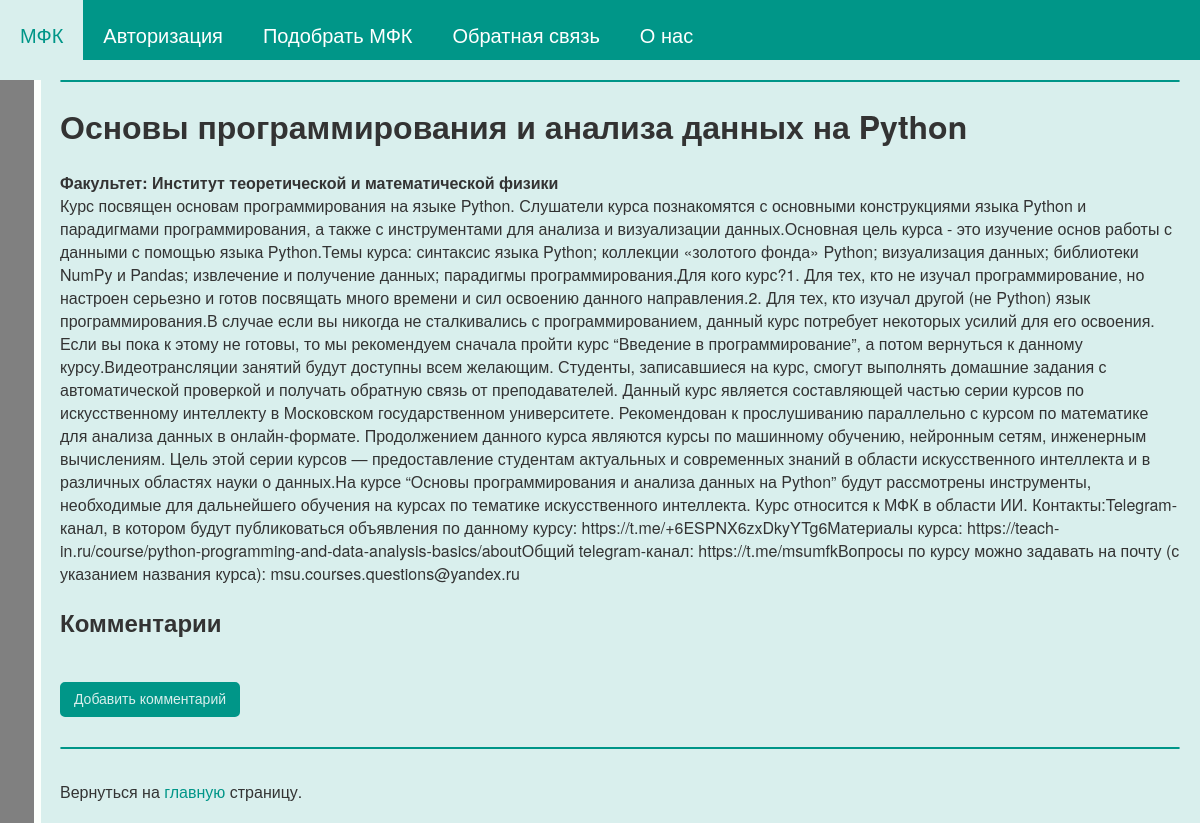
Before: /mfk/217 with the older database file.
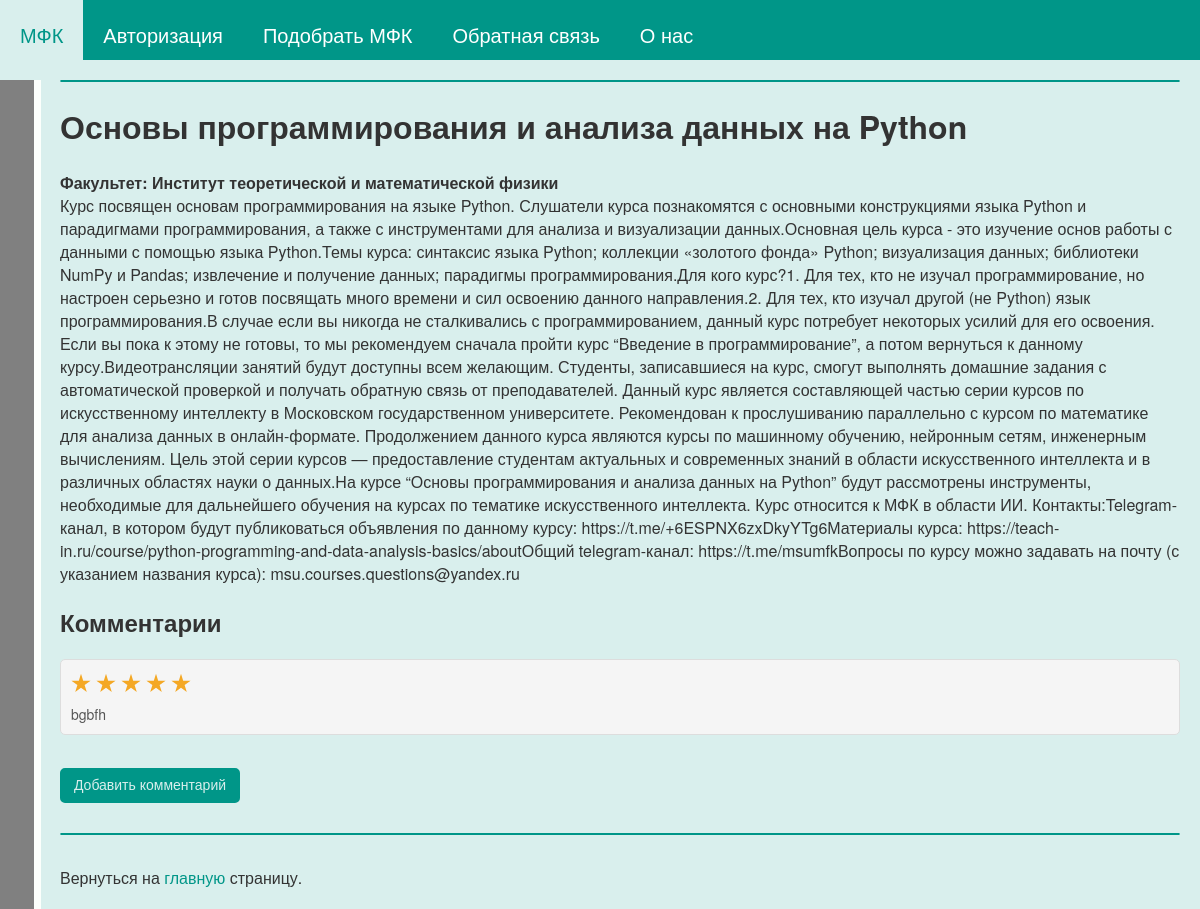
After: the same page with the newer database file.
### tables this page shows
CREATE TABLE comments (
id integer PRIMARY KEY AUTOINCREMENT,
username text,
text text,
mfkname text,
score text,
mfktitle text
);

### testApp.py (the view)
@app.route("/mfk/<alias>", methods=['GET', 'POST'])
def showMfk(alias):
    mfk = dbase.getMfk(alias)
    if not mfk:
        abort(404)
        abort(404)
    my_comments = dbase.getComment(alias)
    for my in my_comments:
        print("comments = ", my)
    print("altype = ", type(alias))
    print("comments = ", mfk)
    stars_numb = 3
    return render_template('mfk.html', menu=menu, mfk=mfk, alias=alias, my_comments=dbase.getComment(alias), stars_numb=stars_numb)

### FDataBase.py (called while the page is built)
    def getMfk(self, alias):
        try:
            self.__cur.execute(f"SELECT name, faculty, desc, online FROM mfk WHERE id LIKE '{alias}' LIMIT 1")
            res = self.__cur.fetchone()
            if res:
                return res
        except sqlite3.Error as e:
            print("Ошибка получения статьи из БД " + str(e))
        return (False, False)

    def getComment(self, alias):
        try:
            self.__cur.execute(f"SELECT username, text, mfkname, score FROM comments WHERE mfkname LIKE {alias}")
            res = self.__cur.fetchall()
            if res:
                return res
        except sqlite3.Error as e:
            print("Ошибка получения статьи из БД " + str(e))
        return ()

### testApp.py (called while the page is built)
def connect_db():
    conn = sqlite3.connect(app.config['DATABASE'])
    conn.row_factory = sqlite3.Row
    return conn

def get_db():
    if not hasattr(g, 'link_db'):
        g.link_db = connect_db()
    return g.link_db

@app.before_request
def before_request():
    global dbase
    db = get_db()
    dbase = FDataBase(db)

### templates/mfk.html (shortened to what this page needs)
{% extends 'index.html' %}
{% block content %}
    <p class="title">
        <h1>{{ mfk.name }}</h1>
        <b>Факультет: {{ mfk.faculty }}</b>
        <br>{{ mfk.desc }}
    </p>
    <h2>Комментарии</h2>
    <ul class="list-comments">
        {% for m in my_comments %}
            <li>
                <p class="title">
                    <div class="comment_stars_background comment_container container">
                      <div class="comment_stars_background container__items">
                        {% for i in range(m.score|int) %}
                          <label class="comment_stars_background my_label" for="">
                            <div class="star-stroke">
                            </div>
                          </label>
                        {% endfor %}
                      </div>
                    </div>
                <p class="annonce">{{m.username}}<br>{{ m.text }}</p>
            </li>
        {% endfor %}
    </ul>
<br>
    <a class="my_a" href="{{ url_for('addComment', alias=alias)}}">
          <div class="button_container">
            <div class="center">
              <button class="btn">
                <span style="font-size: 14px;" class="btn_span">Добавить комментарий</span>
              </button>
            </div>
          </div>
    </a>
{% endblock %}

Changed rows visible on the page:
added comments: score "5" (drawn), username "bgbfh"
